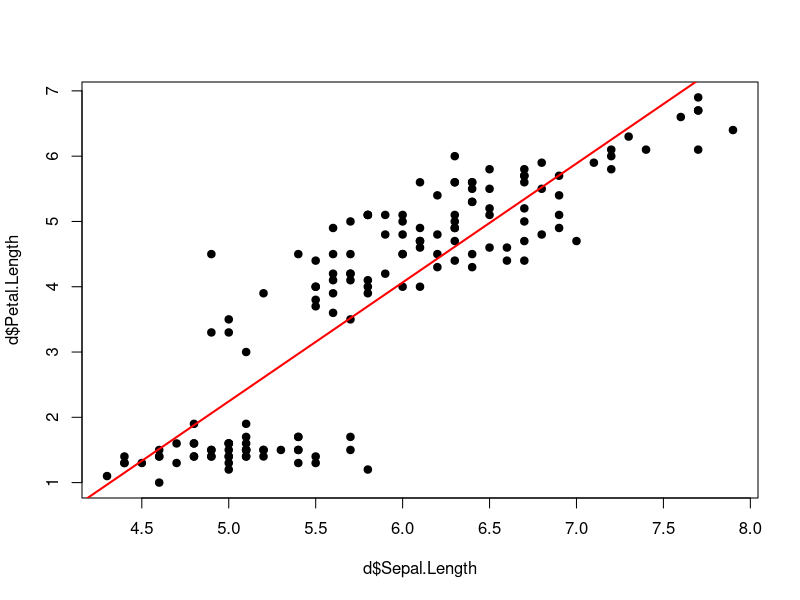

R code for this plot:
## ---- chunk 1
d <- iris
head(d)

M <- 12
bootstrap_samples <- replicate(M,sample(1:nrow(d), nrow(d), replace=TRUE))
head(bootstrap_samples)
## ---- chunk 2
# models is a list with M linear regression models
models <- apply(bootstrap_samples, 2, 
                function(indices) lm(Petal.Length ~ Sepal.Length, data=d[indices,]))
## ---- chunk 3
bagging <- function(models, vals) {
  M     <- length(models)
  # each column (one per value in vals) will have M predictions
  preds <- t(sapply(1:M, function(m) predict(models[[m]], vals)))
  apply(preds, 2, mean)
}
## ---- chunk 4
xs <- seq(4,8,len=50)
ys <- bagging(models, data.frame(Sepal.Length=xs))

plot(d$Sepal.Length, d$Petal.Length, pch=19)
points(xs, ys, type="l", col="red", lwd=2)
## ---- chunk 5
# Adaboost using logistic regression (for classification, 2 classes named 0 and 1)
# Just serves as an eg. To use an efficient adaboost check library 'adabag'
lg_adaboost <- function(dataset, ab_formula, M) {
  N <- nrow(dataset)
  w <- rep(1/N, N)  # weights
  models  <- list()
  alpha_m <- rep(NA,M)
  
  for(m in 1:M) {
    models[[m]] <- 
      eval(substitute(
        glm(ab_formula, family = binomial("logit"), data=dataset, weights=w)
      ), list(w=w)) # weights are evaluated like variables in formula [glm's help]
    
    # get current classification
    pred <- predict(models[[m]], dataset[,-ncol(dataset)], type="response")
    pred <- (pred > 0.5)+0  # round to 0 and 1
    
    # updating weights (cf Bishop's pg. 658)
    indicators <- 0+(pred!=dataset[,ncol(dataset)])  # I(y_m(x_n) != t_n)
    epsilon_m  <- sum(w * indicators) / sum(w)
    alpha_m[m] <- log((1-epsilon_m)/epsilon_m)

    w <- w * exp(alpha_m[m] * indicators)
  }
  
  list(models=models, alpha_m=alpha_m)
}
## ---- chunk 6
# prediction of dataset using a committee produced by function 'lg_adaboost'
pred_adaboost <- function(committee, dataset) {
  N <- nrow(dataset)
  M <- length(committee$models)
  
  committee_vote <- function(row) {
    preds <- sapply(1:M, function(m) committee$alpha_m[m] * 
                                     predict(committee$models[[m]], row))
    (sum(preds)>0.5)+0 # return sign( sum(...) )
  }
  
  sapply(1:N, function(n) committee_vote(dataset[n,]))
}
## ---- chunk 7
dataset <- iris[51:150,]                    # get just two flowers from iris dataset
dataset[,5] <- (dataset[,5]=="virginica")+0 # convert classes to 0 and 1

committee <- lg_adaboost(dataset, ab_formula=as.formula(Species ~ .), M)

# compare true classification with prediction by the committee:
table(dataset[,5], pred_adaboost(committee, dataset))
